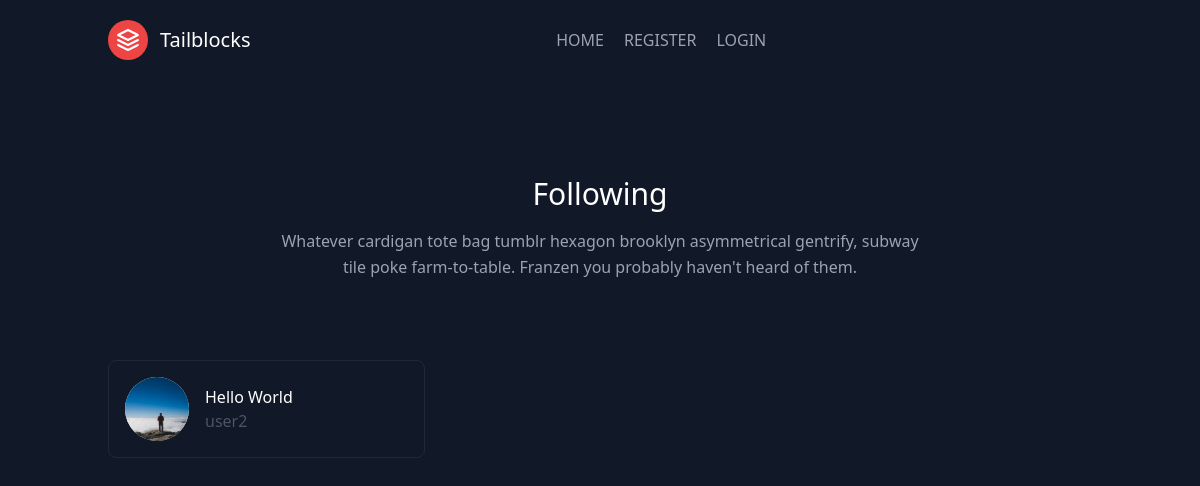
Page /following/18/27/ on the committed database.
### src_code/models.py (models this page shows)
class Detail(models.Model):
    user = models.ForeignKey(User, on_delete=models.CASCADE)
    profile_pic = models.ImageField(default='default_pic.jpg', upload_to ='media/% Y/% m/% d/',null=True)
    name = models.CharField(max_length=200, null=True, blank=True)
    followers = models.ManyToManyField(User, related_name='followers', blank=True)
    following = models.ManyToManyField(User, related_name='following', blank=True)
    bool_abuse = models.BooleanField(default=False)
    bool_hate = models.BooleanField(default=False)
    def __str__(self):
        return self.name

### src_code/views.py (the view)
# urls.py: path('following/<int:pk_of_users>/<int:detail_of_user>/', views.following, name='following-page'),
def following(request, pk_of_users, detail_of_user):
    d = {}
    user_is = User.objects.get(id=detail_of_user)
    detail = Detail.objects.get(pk=pk_of_users)
    for item in detail.following.all():
        user = Detail.objects.get(user=item)
        d[user] = item
    context = {
        'detail':detail,
        'd':d.items(),
    }
    return render(request, 'src_code/following.html', context)

### src_code/templates/src_code/following.html
{% extends 'src_code/basics/base.html' %}
{% block content %}
<section class="text-gray-400 bg-gray-900 body-font">
    <div class="container px-5 py-24 mx-auto">
      <div class="flex flex-col text-center w-full mb-20">
        <h1 class="sm:text-3xl text-2xl font-medium title-font mb-4 text-white">Following</h1>
        <p class="lg:w-2/3 mx-auto leading-relaxed text-base">Whatever cardigan tote bag tumblr hexagon brooklyn asymmetrical gentrify, subway tile poke farm-to-table. Franzen you probably haven't heard of them.</p>
      </div>
      <div class="flex flex-wrap -m-2">
        {% for key,value in d %}
        <div class="p-2 lg:w-1/3 md:w-1/2 w-full">
            <a href="{% url 'user-page' user_id=value.pk %}"><div class="h-full flex items-center border-gray-800 border p-4 rounded-lg">
            <img alt="team" class="w-16 h-16 bg-gray-100 object-cover object-center flex-shrink-0 rounded-full mr-4" src="{{key.profile_pic.url}}">
            <div class="flex-grow">
              <h2 class="text-white title-font font-medium">{{key}}</h2>
              <p class="text-gray-600">{{value}}</p>
            </div>
          </div></a>
        </div>
        {% endfor %}
      </div>
    </div>
    <br><br><br><br><br><br><br><br><br><br><br><br><br><br>
  </section>
{% endblock content %}

### rows in the picture
Detail: profile_pic (placeholder picture), name "Hello World", username "user2"
